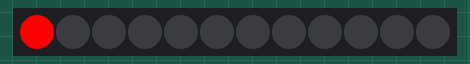
Recording of a program running on a simulated Raspberry Pi (BCM pin numbers), started with the argument 70069549. Parts: 12 RGB LEDs in strip order, left to right. What the program prints to the terminal is not drawn. At 6.0 s the program stops and its outputs stay as they are.

Above: at 0.1 s.
At 0.6 s:
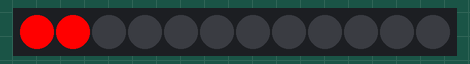
At 1.1 s:
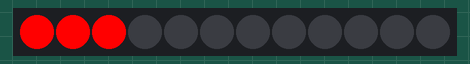
At 2.6 s:
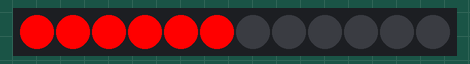
At 4.1 s:
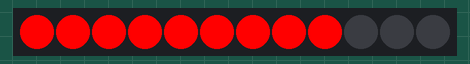
At 5.6 s:
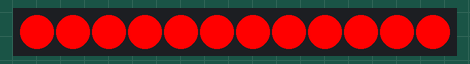

The program:

lightshow.py
```python
import sys
import time
from neopixel import *


# LED strip configuration:
LED_COUNT      = 12      # Number of LED pixels.
LED_PIN        = 18      # GPIO pin connected to the pixels (must support PWM!).
LED_FREQ_HZ    = 800000  # LED signal frequency in hertz (usually 800khz)
LED_DMA        = 5       # DMA channel to use for generating signal (try 5)
LED_BRIGHTNESS = 255     # Set to 0 for darkest and 255 for brightest
LED_INVERT = False # True to invert the signal (when using NPN transistor level shift)

if __name__ == '__main__':
	# Create NeoPixel object with appropriate configuration.
	strip = Adafruit_NeoPixel(LED_COUNT, LED_PIN, LED_FREQ_HZ, LED_DMA, LED_INVERT, LED_BRIGHTNESS)
	# Intialize the library (must be called once before other functions).
	strip.begin()

#	print sys.argv[1]

	color = Color(0,0,0)

	if sys.argv[1] == "70069549":
		print "Abdil"
		color = Color(255,0,0)
	elif sys.argv[1] == "79938499":
		print "Mats"
		color = Color(0,255,0)
	elif sys.argv[1] == "67306243":
		print "Michiel"
		color = Color(0,0,255)
        elif sys.argv[1] == "68161552":
                print "Bernd"
                color = Color(0,255,255)
        elif sys.argv[1] == "78885811":
                print "Dennis"
                color = Color(255,0,255)

	for i in range(strip.numPixels()):
		strip.setPixelColor(i, color)
		strip.show()
                time.sleep(0.5)

	strip._cleanup()
```

Measured:
- what the display in image 1 shows lasts 0.5 s, from 0.5 s to 1.0 s
